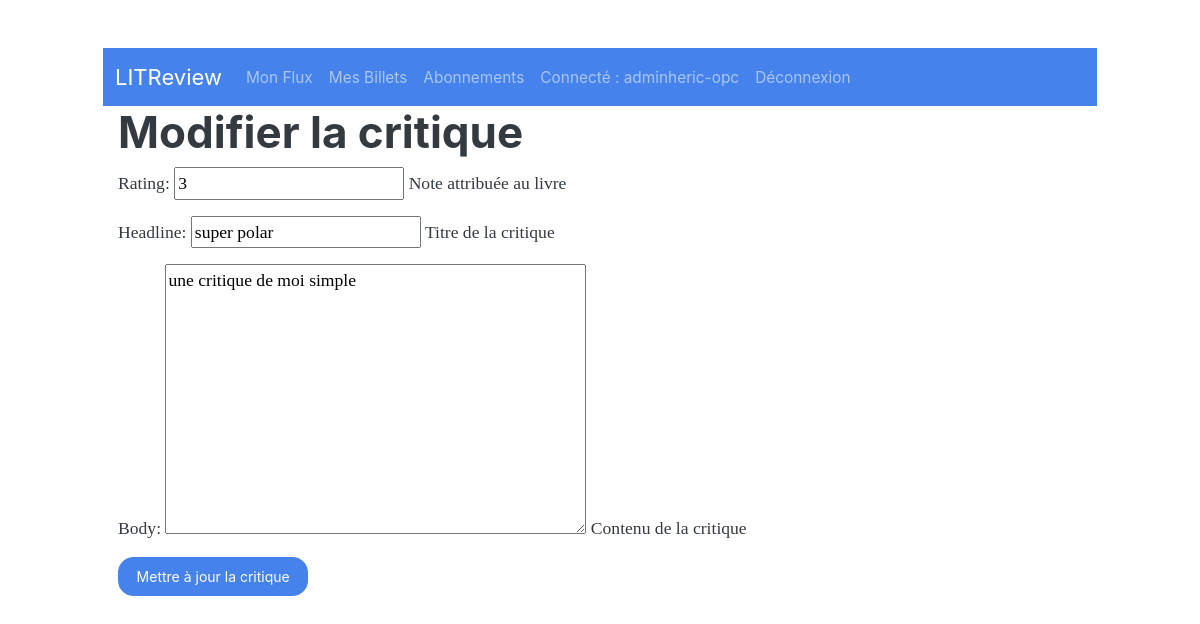
The app's page /feed/edit_review/13/ (signed in), older data.
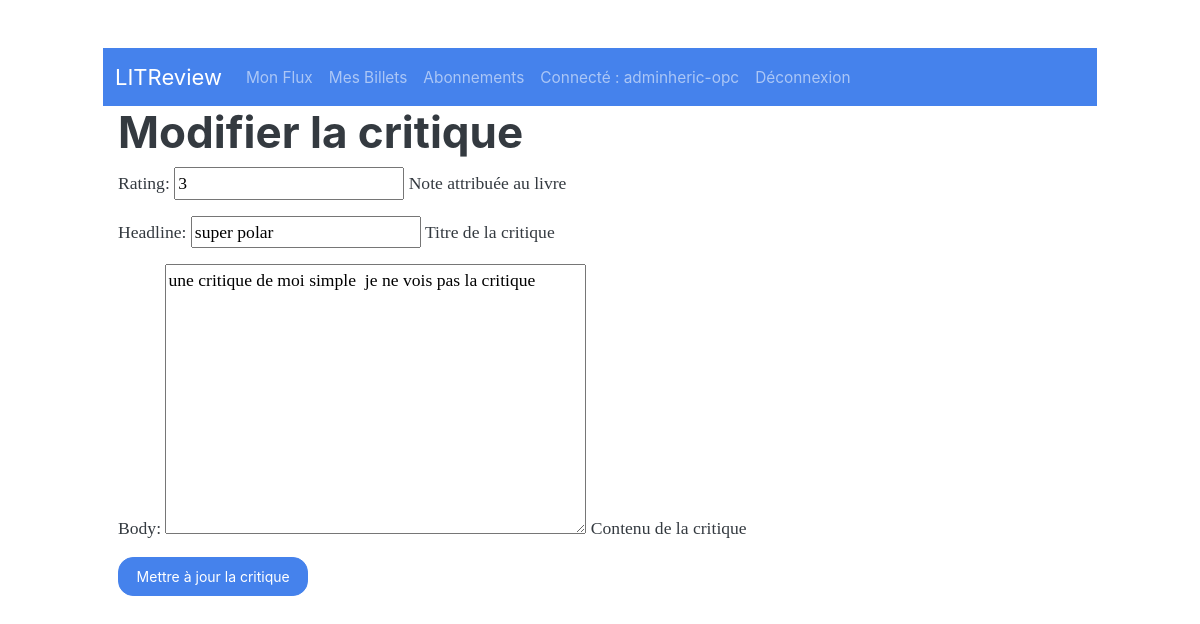
The same page, newer data.
### feed/models.py (models this page shows)
class Review(models.Model):
    ticket = models.ForeignKey(Ticket, on_delete=models.CASCADE)
    rating = models.PositiveIntegerField(validators=[MinValueValidator(1), MaxValueValidator(5)], help_text='Note attribuée au livre')
    headline = models.CharField(max_length=128, help_text='Titre de la critique')
    body = models.TextField(max_length=8192, blank=True, help_text='Contenu de la critique')
    user = models.ForeignKey(settings.AUTH_USER_MODEL, on_delete=models.CASCADE)
    time_created = models.DateTimeField(auto_now_add=True)

### feed/views.py (the view, shortened to what this page needs)
# urls.py: path('edit_review/<int:pk>/', ReviewUpdateView.as_view(), name='edit_review'),
class ReviewUpdateView(LoginRequiredMixin, UserPassesTestMixin, UpdateView):
    model = Review
    fields = ['rating', 'headline', 'body']
    template_name = 'feed/review_update_form.html'
    def test_func(self):
        review = self.get_object()
        return self.request.user == review.user
    def get_queryset(self):
        return Review.objects.filter(user=self.request.user)

### feed/templates/feed/review_update_form.html (shortened to what this page needs)
{% extends 'base.html' %}
{% block content %}
<div class="container">
    <h1>Modifier la critique</h1>
    <form method="post" enctype="multipart/form-data">
        {{ form.as_p }}
        <button type="submit" class="btn btn-primary">Mettre à jour la critique</button>
    </form>
</div>
{% endblock %}

Row changes from the older to the newer data that the page shows:
changed Review "super polar": body "une critique de moi simple" → "une critique de moi simple je ne vois pas la critique"
